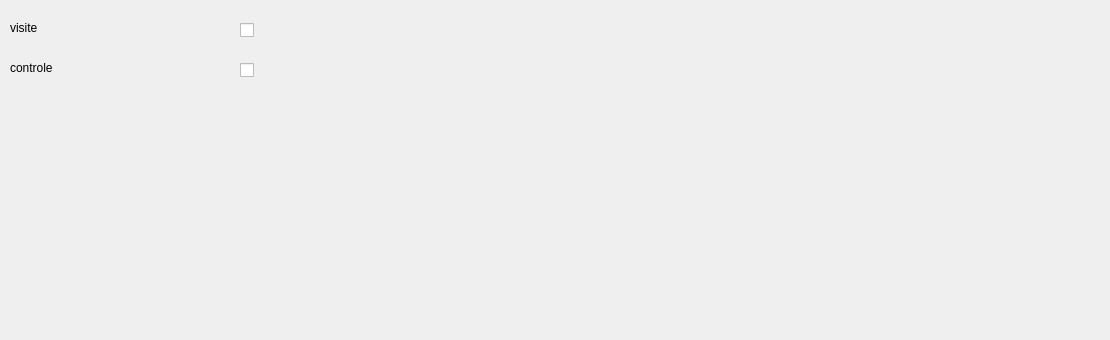
       <widget class="QWidget" name="tab_21">
        <attribute name="title">
         <string>psychiatre</string>
        </attribute>
        <widget class="QLabel" name="label_183">
         <property name="geometry">
          <rect>
           <x>10</x>
           <y>60</y>
           <width>331</width>
           <height>16</height>
          </rect>
         </property>
         <property name="text">
          <string>controle</string>
         </property>
        </widget>
        <widget class="QLabel" name="label_184">
         <property name="geometry">
          <rect>
           <x>10</x>
           <y>20</y>
           <width>55</width>
           <height>16</height>
          </rect>
         </property>
         <property name="text">
          <string>visite</string>
         </property>
        </widget>
        <widget class="QCheckBox" name="psy2_2">
         <property name="geometry">
          <rect>
           <x>240</x>
           <y>60</y>
           <width>81</width>
           <height>20</height>
          </rect>
         </property>
         <property name="text">
          <string/>
         </property>
        </widget>
        <widget class="QCheckBox" name="psy1_2">
         <property name="geometry">
          <rect>
           <x>240</x>
           <y>20</y>
           <width>81</width>
           <height>20</height>
          </rect>
         </property>
         <property name="text">
          <string/>
         </property>
        </widget>
        <widget class="QLabel" name="label_185">
         <property name="geometry">
          <rect>
           <x>900</x>
           <y>160</y>
           <width>201</width>
           <height>171</height>
          </rect>
         </property>
         <property name="text">
          <string/>
         </property>
         <property name="pixmap">
          <pixmap>:/Downloads/facture.png</pixmap>
         </property>
         <property name="scaledContents">
          <bool>true</bool>
         </property>
        </widget>
       </widget>
